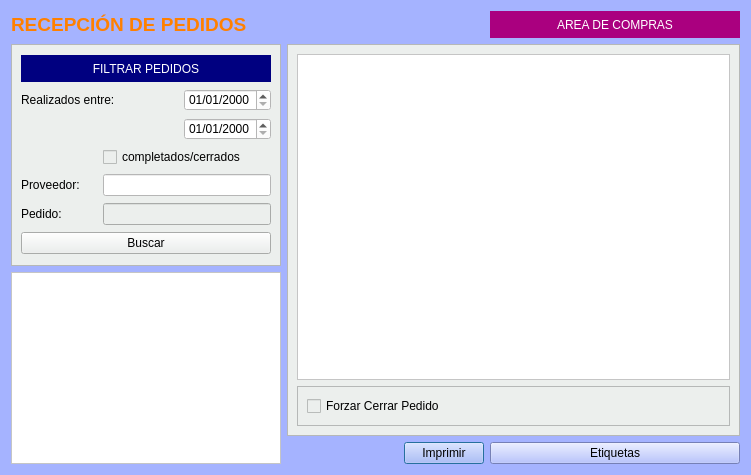
<?xml version="1.0" encoding="UTF-8"?>
<ui version="4.0">
 <class>Frmrecepcion_pedidos</class>
 <widget class="QDialog" name="Frmrecepcion_pedidos">
  <property name="geometry">
   <rect>
    <x>0</x>
    <y>0</y>
    <width>751</width>
    <height>475</height>
   </rect>
  </property>
  <property name="windowTitle">
   <string>Dialog</string>
  </property>
  <property name="styleSheet">
   <string notr="true">background-color: rgb(165, 179, 255);</string>
  </property>
  <layout class="QGridLayout" name="gridLayout">
   <item row="0" column="0">
    <widget class="QLabel" name="label_36">
     <property name="maximumSize">
      <size>
       <width>16777215</width>
       <height>27</height>
      </size>
     </property>
     <property name="text">
      <string>&lt;html&gt;&lt;head/&gt;&lt;body&gt;&lt;p&gt;&lt;span style=&quot; font-size:14pt; font-weight:600; color:#ff8000;&quot;&gt;RECEPCIÓN DE PEDIDOS&lt;/span&gt;&lt;/p&gt;&lt;/body&gt;&lt;/html&gt;</string>
     </property>
    </widget>
   </item>
   <item row="4" column="2">
    <spacer name="horizontalSpacer">
     <property name="orientation">
      <enum>Qt::Horizontal</enum>
     </property>
     <property name="sizeHint" stdset="0">
      <size>
       <width>280</width>
       <height>20</height>
      </size>
     </property>
    </spacer>
   </item>
   <item row="4" column="3">
    <widget class="QPushButton" name="pushButton_3">
     <property name="styleSheet">
      <string notr="true">
</string>
     </property>
     <property name="text">
      <string>Imprimir</string>
     </property>
    </widget>
   </item>
   <item row="4" column="4">
    <widget class="QPushButton" name="pushButton_2">
     <property name="styleSheet">
      <string notr="true">
</string>
     </property>
     <property name="text">
      <string>Etiquetas</string>
     </property>
    </widget>
   </item>
   <item row="3" column="0" rowspan="2">
    <widget class="QTableView" name="tablaPedidos">
     <property name="maximumSize">
      <size>
       <width>270</width>
       <height>16777215</height>
      </size>
     </property>
     <property name="styleSheet">
      <string notr="true">background-color: rgb(255, 255, 255);</string>
     </property>
     <property name="selectionBehavior">
      <enum>QAbstractItemView::SelectRows</enum>
     </property>
     <attribute name="horizontalHeaderStretchLastSection">
      <bool>true</bool>
     </attribute>
    </widget>
   </item>
   <item row="0" column="1">
    <spacer name="horizontalSpacer_2">
     <property name="orientation">
      <enum>Qt::Horizontal</enum>
     </property>
     <property name="sizeHint" stdset="0">
      <size>
       <width>40</width>
       <height>20</height>
      </size>
     </property>
    </spacer>
   </item>
   <item row="1" column="1" rowspan="3" colspan="4">
    <widget class="QFrame" name="frame_2">
     <property name="styleSheet">
      <string notr="true">background-color: #ecefed;</string>
     </property>
     <property name="frameShape">
      <enum>QFrame::StyledPanel</enum>
     </property>
     <property name="frameShadow">
      <enum>QFrame::Raised</enum>
     </property>
     <layout class="QVBoxLayout" name="verticalLayout">
      <item>
       <widget class="QTableWidget" name="tablaLineas">
        <property name="styleSheet">
         <string notr="true">background-color: rgb(255, 255, 255);
alternate-background-color: rgb(255, 253, 219);</string>
        </property>
        <property name="alternatingRowColors">
         <bool>true</bool>
        </property>
        <attribute name="horizontalHeaderMinimumSectionSize">
         <number>1</number>
        </attribute>
        <attribute name="horizontalHeaderStretchLastSection">
         <bool>true</bool>
        </attribute>
       </widget>
      </item>
      <item>
       <widget class="QFrame" name="frame_3">
        <property name="minimumSize">
         <size>
          <width>0</width>
          <height>0</height>
         </size>
        </property>
        <property name="frameShape">
         <enum>QFrame::StyledPanel</enum>
        </property>
        <property name="frameShadow">
         <enum>QFrame::Raised</enum>
        </property>
        <layout class="QGridLayout" name="gridLayout_3">
         <item row="0" column="0">
          <widget class="QCheckBox" name="chkForzarCierre">
           <property name="text">
            <string>Forzar Cerrar Pedido</string>
           </property>
          </widget>
         </item>
        </layout>
       </widget>
      </item>
     </layout>
    </widget>
   </item>
   <item row="0" column="4">
    <widget class="QLabel" name="label_22">
     <property name="minimumSize">
      <size>
       <width>250</width>
       <height>0</height>
      </size>
     </property>
     <property name="styleSheet">
      <string notr="true">background-color: rgb(170, 0, 127);
color: rgb(255, 255, 255);</string>
     </property>
     <property name="text">
      <string>AREA DE COMPRAS</string>
     </property>
     <property name="alignment">
      <set>Qt::AlignCenter</set>
     </property>
    </widget>
   </item>
   <item row="1" column="0" rowspan="2">
    <widget class="QFrame" name="frame">
     <property name="minimumSize">
      <size>
       <width>270</width>
       <height>201</height>
      </size>
     </property>
     <property name="maximumSize">
      <size>
       <width>270</width>
       <height>16777215</height>
      </size>
     </property>
     <property name="styleSheet">
      <string notr="true">background-color: #ecefed;</string>
     </property>
     <property name="frameShape">
      <enum>QFrame::StyledPanel</enum>
     </property>
     <property name="frameShadow">
      <enum>QFrame::Raised</enum>
     </property>
     <layout class="QGridLayout" name="gridLayout_2">
      <item row="4" column="0">
       <widget class="QLabel" name="label_3">
        <property name="text">
         <string>Proveedor:</string>
        </property>
       </widget>
      </item>
      <item row="4" column="1" colspan="2">
       <widget class="QLineEdit" name="txtproveedor">
        <property name="styleSheet">
         <string notr="true">background-color: rgb(255, 255, 255);</string>
        </property>
       </widget>
      </item>
      <item row="0" column="0" colspan="3">
       <widget class="QLabel" name="label">
        <property name="maximumSize">
         <size>
          <width>16777215</width>
          <height>27</height>
         </size>
        </property>
        <property name="styleSheet">
         <string notr="true">background-color: rgb(0, 0, 128);
color: rgb(255, 255, 255);</string>
        </property>
        <property name="text">
         <string>FILTRAR PEDIDOS</string>
        </property>
        <property name="alignment">
         <set>Qt::AlignCenter</set>
        </property>
       </widget>
      </item>
      <item row="2" column="2">
       <widget class="QDateEdit" name="txtFechaFin">
        <property name="styleSheet">
         <string notr="true">background-color: rgb(255, 255, 255);</string>
        </property>
        <property name="displayFormat">
         <string>dd/MM/yyyy</string>
        </property>
       </widget>
      </item>
      <item row="1" column="0" colspan="2">
       <widget class="QLabel" name="label_2">
        <property name="text">
         <string>Realizados entre:</string>
        </property>
       </widget>
      </item>
      <item row="1" column="2">
       <widget class="QDateEdit" name="txtFecha_ini">
        <property name="styleSheet">
         <string notr="true">background-color: rgb(255, 255, 255);</string>
        </property>
        <property name="displayFormat">
         <string>dd/MM/yyyy</string>
        </property>
       </widget>
      </item>
      <item row="6" column="0" colspan="3">
       <widget class="QPushButton" name="btnBuscar">
        <property name="text">
         <string>Buscar</string>
        </property>
       </widget>
      </item>
      <item row="5" column="0">
       <widget class="QLabel" name="label_4">
        <property name="text">
         <string>Pedido:</string>
        </property>
       </widget>
      </item>
      <item row="5" column="1" colspan="2">
       <widget class="QLineEdit" name="txtNumPedido"/>
      </item>
      <item row="3" column="1" colspan="2">
       <widget class="QCheckBox" name="chkPedientes">
        <property name="text">
         <string>completados/cerrados</string>
        </property>
       </widget>
      </item>
     </layout>
    </widget>
   </item>
  </layout>
 </widget>
 <resources/>
 <connections/>
</ui>
